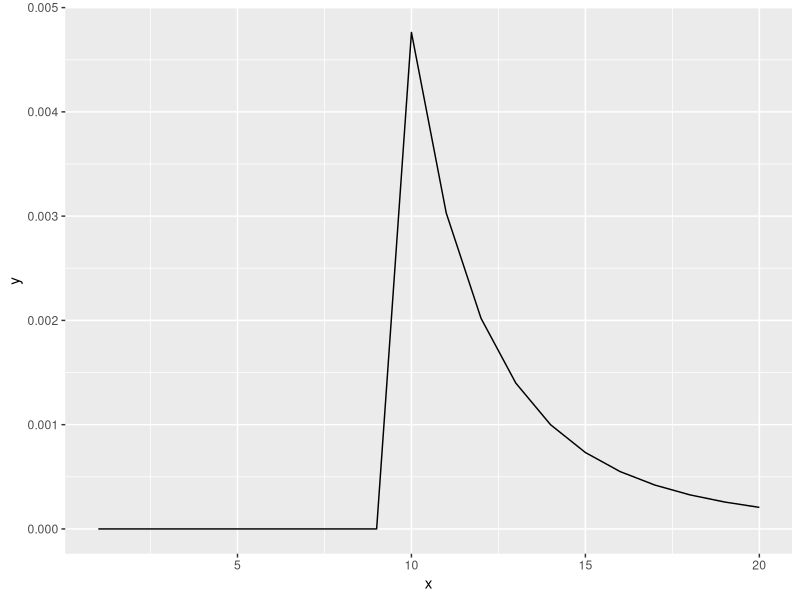

Recreate this plot in R.
## ---- chunk 1
togs <- FALSE
library(ggplot2)
library(dplyr)
library(reshape2)
library(tidyr)
# togs <- FALSE
## ---- chunk 2
library(ggplot2)
my_fun <- function (x, m, k) {
  tmp        <-  1 / (choose(x, k))
  tmp[x < m] <- 0
  return (tmp)
}
x  <- 1:20
y  <- my_fun(x, 10, 4)
df <- data.frame(x = x, y = y)
ggplot(data = df, aes(x = x, y = y)) +
  geom_line()
